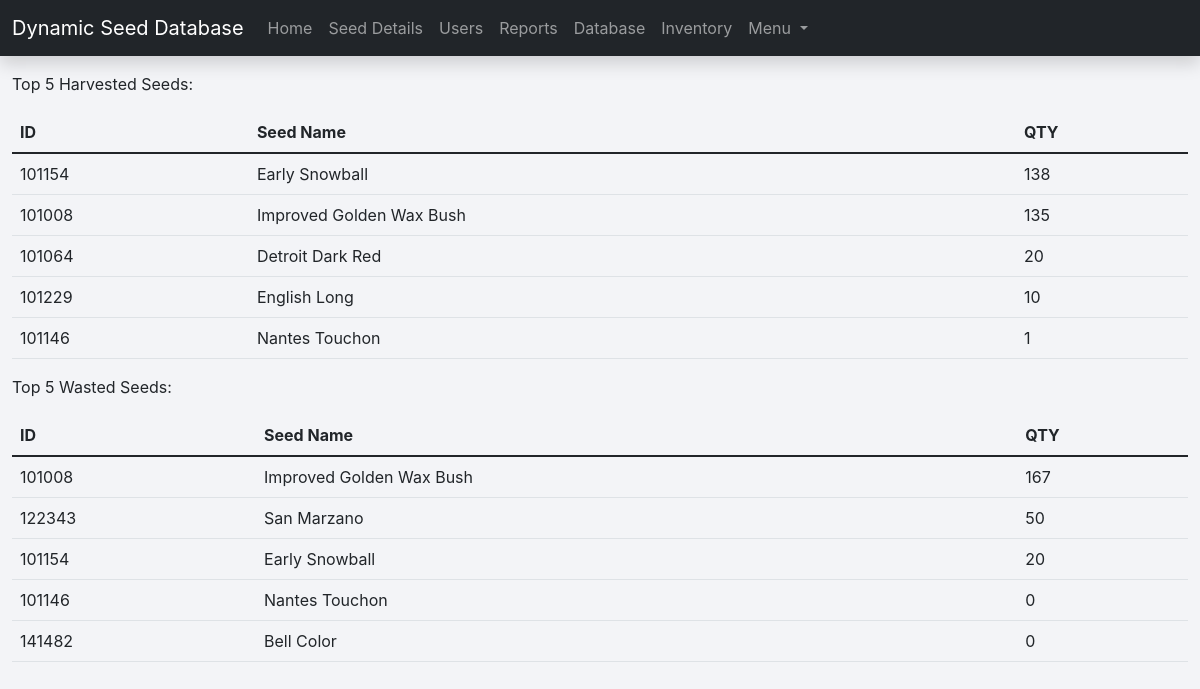
The page /top5seeds.php (signed in) on the database its author committed.
### tables this page shows
CREATE TABLE `top_5_harvested` (
  `harvested_id_seed` int(11) NOT NULL,
  `harvested_name_seed` varchar(50) NOT NULL,
  `amount_seed_harvest` int(11) NOT NULL
);

CREATE TABLE `top_5_wasted` (
  `wasted_id_seed` int(11) NOT NULL,
  `wasted_name_seed` varchar(50) NOT NULL,
  `amount_seed_wasted` int(11) NOT NULL
);

### top5seeds.php (the view, shortened to what this page needs)
<?php
$DATABASE_HOST = 'localhost';
$DATABASE_USER = 'phpmyadmin';
$DATABASE_PASS = 'root';
$DATABASE_NAME = 'dynamic_seed_management';
$con = mysqli_connect($DATABASE_HOST, $DATABASE_USER, $DATABASE_PASS, $DATABASE_NAME);
$stmt = $con->prepare('SELECT password, isAdmin FROM user WHERE id = ?');
$stmt->bind_param('i', $_SESSION['id']);
$stmt->execute();
$stmt->bind_result($password, $isAdmin);
?>
<!DOCTYPE html>
<html>
	<head>
		<link href="style.css" rel="stylesheet" type="text/css">
		<link rel="stylesheet" href="https://use.fontawesome.com/releases/v5.7.1/css/all.css">
    	<link href="https://cdn.jsdelivr.net/npm/bootstrap@5.1.3/dist/css/bootstrap.min.css"
			  rel="stylesheet"
>
	</head>
	<body class="loggedin">
		<nav class="navbar navbar-expand-lg navbar-dark bg-dark shadow">
		  <div class="container-fluid">
			<a class="navbar-brand" href="#">Dynamic Seed Database</a>
			<div class="collapse navbar-collapse" id="navbarNavDropdown">
			  <ul class="navbar-nav">
				<li class="nav-item">
				  <a class="nav-link" aria-current="page" href="home.php">Home</a>
				</li>
				<li class="nav-item">
				  <a class="nav-link" href="seed-page.php">Seed Details</a>
				</li>
				<?php
				if ($isAdmin == 'yes') {
				echo  '<li class="nav-item active"><a class="nav-link" href="users.php">Users</a></li>',
					  '<li class="nav-item"><a class="nav-link" href="alert-and-report.php">Reports</a></li>';
				} ?>
				  <li class="nav-item"><a class="nav-link" href="seed-database.php">Database</a></li>
				<li class="nav-item">
				  <a class="nav-link" href="inventory.php">Inventory</a>
				</li>
				<li class="nav-item dropdown">
				  <a class="nav-link dropdown-toggle" href="#" id="navbarDropdownMenuLink" role="button" data-bs-toggle="dropdown" aria-expanded="false">
					Menu
				  </a>
				</li>
			  </ul>
			</div>
		  </div>
		</nav>
		<div class="mt-3">
			<div class="container-fluid">
				<p>	Top 5 Harvested Seeds: <br></p>
				<table class="table">
					<thead>
					<tr>
						<th scope="col">ID</th>
						<th scope="col">Seed Name</th>
						<th scope="col">QTY</th>
					</tr>
					</thead>
					<?php
					$query = mysqli_query($con, "SELECT * FROM top_5_harvested ORDER by amount_seed_harvest DESC limit 5");
					while($row = mysqli_fetch_assoc($query)){ ?>
					<tr>
						<td><?php echo $row['harvested_id_seed']; ?></td>
						<td><?php echo $row['harvested_name_seed']; ?></td>
						<td><?php echo $row['amount_seed_harvest']; ?></td>
					</tr>
					<?php } ?>
				</table>
				<p>	Top 5 Wasted Seeds: <br></p>
				<table class="table">
					<thead>
					<tr>
						<th scope="col">ID</th>
						<th scope="col">Seed Name</th>
						<th scope="col">QTY</th>
					</tr>
					</thead>
					<?php
					$query = mysqli_query($con, "SELECT * FROM top_5_wasted ORDER by amount_seed_wasted DESC limit 5");
					while($row = mysqli_fetch_assoc($query)){ ?>
					<tr>
						<td><?php echo $row['wasted_id_seed']; ?></td>
						<td><?php echo $row['wasted_name_seed']; ?></td>
						<td><?php echo $row['amount_seed_wasted']; ?></td>
					</tr>
					<?php } ?>
				</table>
			</div>
		</div>
	</body>
</html>

### style.css (style rules this page uses)
* { box-sizing: border-box; font-family: -apple-system, BlinkMacSystemFont, "segoe ui", roboto, oxygen, ubuntu, cantarell, "fira sans", "droid sans", "helvetica neue", Arial, sans-serif; font-size: 16px; -webkit-font-smoothing: antialiased; -moz-osx-font-smoothing: grayscale; }
body { background-color: #212529; }
body.loggedin { background-color: #f3f4f7; }

### rows shown on the page
top_5_harvested: harvested_id_seed "101154", harvested_name_seed "Early Snowball", amount_seed_harvest "138"
top_5_harvested: harvested_id_seed "101008", harvested_name_seed "Improved Golden Wax Bush", amount_seed_harvest "135"
top_5_harvested: harvested_id_seed "101064", harvested_name_seed "Detroit Dark Red", amount_seed_harvest "20"
top_5_harvested: harvested_id_seed "101229", harvested_name_seed "English Long", amount_seed_harvest "10"
top_5_harvested: harvested_id_seed "101146", harvested_name_seed "Nantes Touchon", amount_seed_harvest "1"
top_5_wasted: wasted_id_seed "101008", wasted_name_seed "Improved Golden Wax Bush", amount_seed_wasted "167"
top_5_wasted: wasted_id_seed "122343", wasted_name_seed "San Marzano", amount_seed_wasted "50"
top_5_wasted: wasted_id_seed "101154", wasted_name_seed "Early Snowball", amount_seed_wasted "20"
top_5_wasted: wasted_id_seed "101146", wasted_name_seed "Nantes Touchon", amount_seed_wasted "0"
top_5_wasted: wasted_id_seed "141482", wasted_name_seed "Bell Color", amount_seed_wasted "0"
